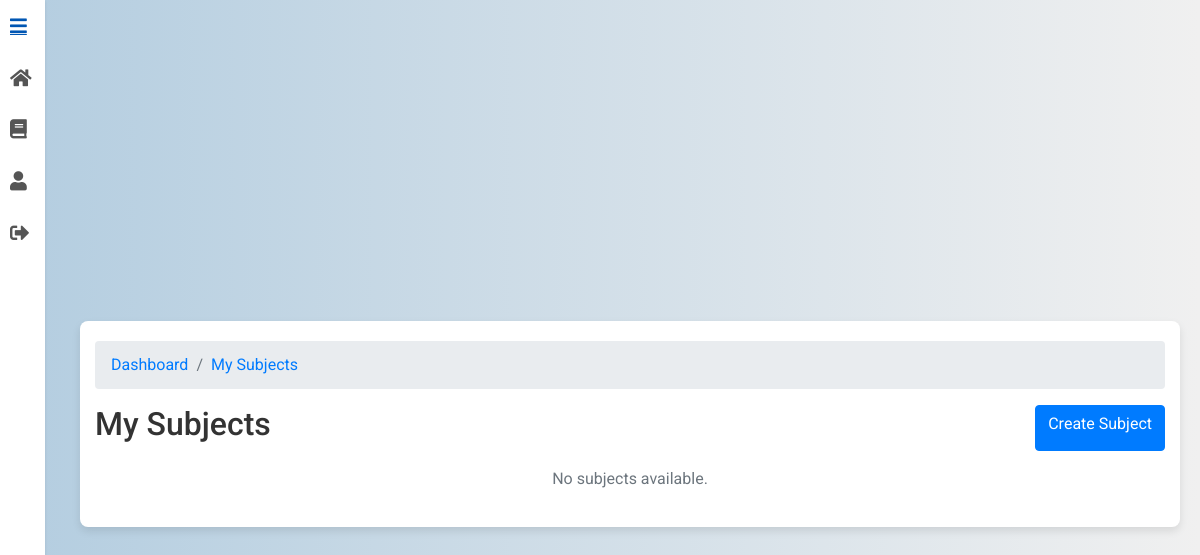
The app's page /subjects/ (signed in), older data.
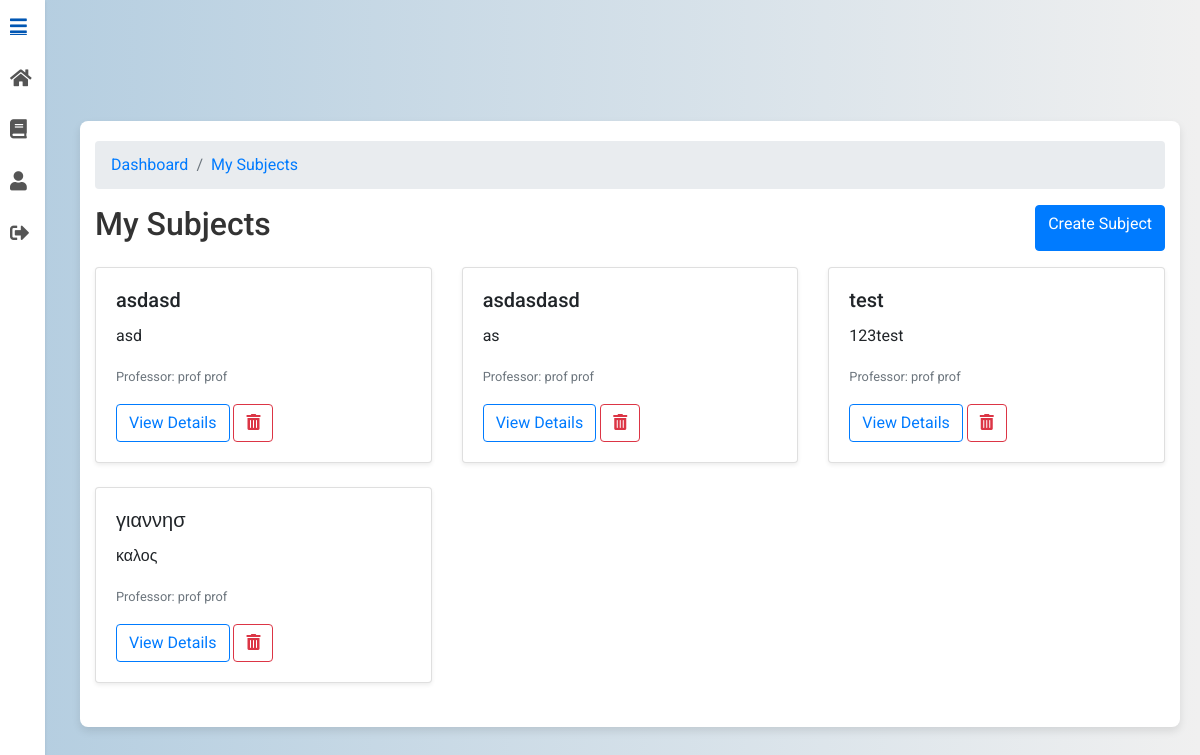
The same page, newer data.
### subjects/models.py (models this page shows, shortened)
class Subject(models.Model):
    name = models.CharField(max_length=100)
    professor = models.ForeignKey(CustomUser, limit_choices_to={'role': 'professor'}, on_delete=models.CASCADE, editable=False)
    description = models.TextField(blank=True)
    class Meta:
        ordering = ['name']

### users/models.py (models this page shows, shortened)
class CustomUser(AbstractUser):
    ROLE_CHOICES = [
        ('student', 'Student'),
        ('professor', 'Professor')
    ]
    role = models.CharField(max_length=10, choices=ROLE_CHOICES)
    institution = models.ForeignKey('Institution', on_delete=models.SET_NULL, null=True, blank=True)

### subjects/views.py (the view, shortened to what this page needs)
# urls.py: path("", MySubjectsView.as_view(), name="my_subjects"),
class MySubjectsView(LoginRequiredMixin, BreadcrumbMixin, ListView):
    model = Subject
    template_name = "my_subjects.html"
    context_object_name = "subjects"
    paginate_by = 6
    def get_breadcrumbs(self):
        if self.request.user.role == "professor":
            dashboard_url = reverse_lazy("users:professor_dashboard")
        elif self.request.user.role == "student":
            dashboard_url = reverse_lazy("users:student_dashboard")
        else:
            dashboard_url = reverse_lazy("users:login")
        return [
            ("Dashboard", dashboard_url),
            ("My Subjects", reverse_lazy("subjects:my_subjects")),
        ]

### UniGrading/mixin.py (called while the page is built)
    def get_context_data(self, **kwargs):
        context = super().get_context_data(**kwargs)
        context["breadcrumbs"] = self.get_breadcrumbs()
        return context

### subjects/templates/my_subjects.html (shortened to what this page needs)
{% extends 'base.html' %}
{% load static %}
{% load subject_filters %}
{% load view_breadcrumbs %}
{% block content %}
<div class="container mt-5">
<nav aria-label="breadcrumb">
    <ol class="breadcrumb">
        {% for name, url in breadcrumbs %}
            <li class="breadcrumb-item">
                <a href="{{ url }}">{{ name }}</a>
            </li>
        {% endfor %}
    </ol>
</nav>
    <div class="d-flex justify-content-between mb-3">
        <h2>My Subjects</h2>
        <a href="{% url 'subjects:create_subject' %}" class="btn btn-primary">
            Create Subject
        </a>
    </div>
    <div class="row">
        {% for subject in subjects %}
            <div class="col-md-4">
                <div class="card mb-4 shadow-sm">
                    <div class="card-body">
                        <h5 class="card-title">{{ subject.name }}</h5>
                        <p class="card-text">{{ subject.description|truncatewords:20 }}</p>
                        <p class="card-text">
                            <small class="text-muted">
                                Professor:
                                {% if subject.professor.first_name and subject.professor.last_name %}
                                    {{ subject.professor.first_name }} {{ subject.professor.last_name }}
                                {% else %}
                                    {{ subject.professor.email }}
                                {% endif %}
                            </small>
                        </p>
                        <a href="{% url 'subjects:subject_detail' subject.pk %}" class="btn btn-outline-primary">
                            View Details
                        </a>
                        <button type="button" class="btn btn-outline-danger"
                                data-toggle="modal" data-target="#deleteModal"
                                data-subject-id="{{ subject.pk }}" data-subject-name="{{ subject.name }}">
                            <i class="fas fa-trash-alt"></i>
                        </button>
                    </div>
                </div>
            </div>
        {% empty %}
            <div class="col-12">
                <p class="text-muted text-center">No subjects available.</p>
            </div>
        {% endfor %}
    </div>
</div>
{% endblock %}

### subjects/templates/base.html (shortened to what this page needs)
<!DOCTYPE html>
<html lang="en">
<head>
    {% load static %}
    <link rel="stylesheet" href="{% static 'css/styles.css' %}">
    <link rel="stylesheet" href="https://cdnjs.cloudflare.com/ajax/libs/font-awesome/5.15.3/css/all.min.css">
    <link rel="stylesheet" href="https://stackpath.bootstrapcdn.com/bootstrap/4.5.2/css/bootstrap.min.css">
</head>
<body>
    <div class="side-menu" id="side-menu">
        <a href="javascript:void(0);" class="menu-item" onclick="toggleMenu()">
            <i class="fas fa-bars"></i>
        </a>
        <a href="{% url 'users:professor_dashboard' %}" class="menu-item">
            <i class="fas fa-home"></i>
        </a>
        <a href="{% url 'subjects:my_subjects' %}" class="menu-item">
            <i class="fas fa-book"></i>
        </a>
        <a href="{% url 'users:profile' %}" class="menu-item">
            <i class="fas fa-user"></i>
        </a>
        <a href="{% url 'users:logout' %}" class="menu-item">
            <i class="fas fa-sign-out-alt"></i>
        </a>
    </div>
    <div class="main-content">
        {% block content %}
        {% endblock %}
    </div>
</body>
</html>

### static/css/styles.css (style rules this page uses)
body { font-family: 'Roboto', sans-serif; background: linear-gradient(to right, #b3cde0, #f0f0f0); margin: 0; padding: 0; display: flex; justify-content: center; align-items: center; min-height: 100vh; }
.container { background-color: #ffffff; padding: 20px; border-radius: 8px; box-shadow: 0 4px 8px rgba(0, 0, 0, 0.1); max-width: 900px; width: 100%; animation: fadeIn 1s ease-in-out; }
h2 { text-align: center; color: #333333; margin-bottom: 20px; }
.card { transition: transform 0.3s, box-shadow 0.3s; }
button { padding: 10px; background-color: #66afe9; color: #ffffff; border: none; border-radius: 4px; cursor: pointer; transition: background-color 0.3s; }

### subjects/templates/base.html (style rules this page uses)
body { background: linear-gradient(to right, #b3cde0, #f0f0f0); margin: 0; padding: 0; font-family: 'Roboto', sans-serif; display: flex; }
.side-menu { position: fixed; top: 0; left: 0; height: 100vh; width: 45px; background-color: #ffffff; box-shadow: 0 1px 3px rgba(0, 0, 0, 0.1); overflow-x: hidden; transition: width 0.3s ease; z-index: 1000; }
.menu-item { display: flex; align-items: center; padding: 15px 10px; transition: background-color 0.3s ease; text-decoration: none; color: #555; font-size: 0.9rem; white-space: nowrap; }
.menu-item i { font-size: 1.2rem; margin-right: 15px; transition: transform 0.3s ease; }
.main-content { margin-left: 60px; padding: 20px; flex: 1; transition: margin-left 0.3s ease; }
.main-content > * { max-width: 100%; }

Row changes from the older to the newer data that the page shows:
added Subject: name "asdasd", description "asd", professor.first_name "prof", professor.last_name "prof"
added Subject: name "asdasdasd", description "as", professor.first_name "prof", professor.last_name "prof"
added Subject: name "test", description "123test", professor.first_name "prof", professor.last_name "prof"
added Subject: name "γιαννησ", description "καλος", professor.first_name "prof", professor.last_name "prof"
Text that changed along with them:
text no longer shown: "No subjects available."
